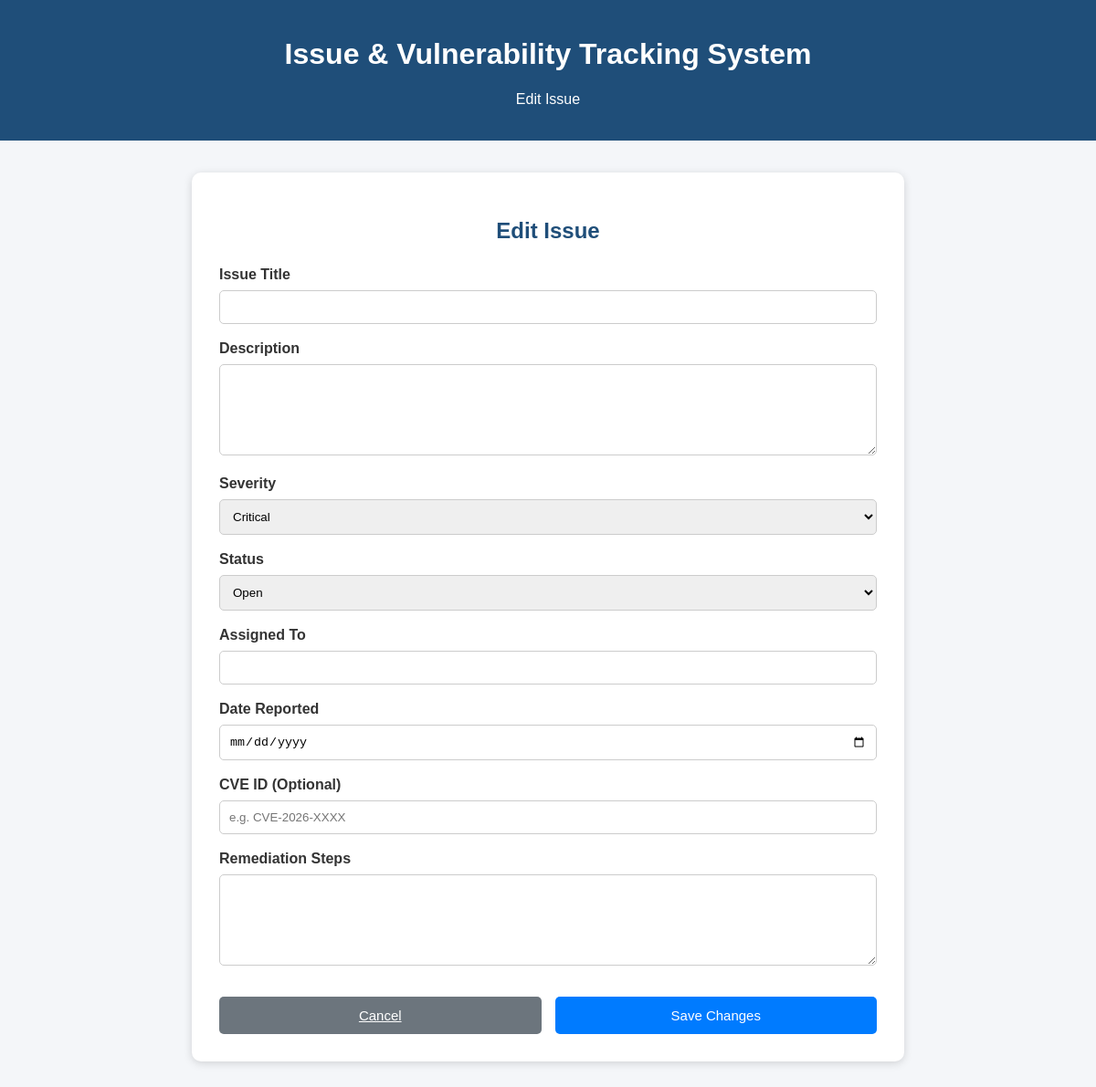
/edit_issue/3, run on an earlier commit of the app's database.
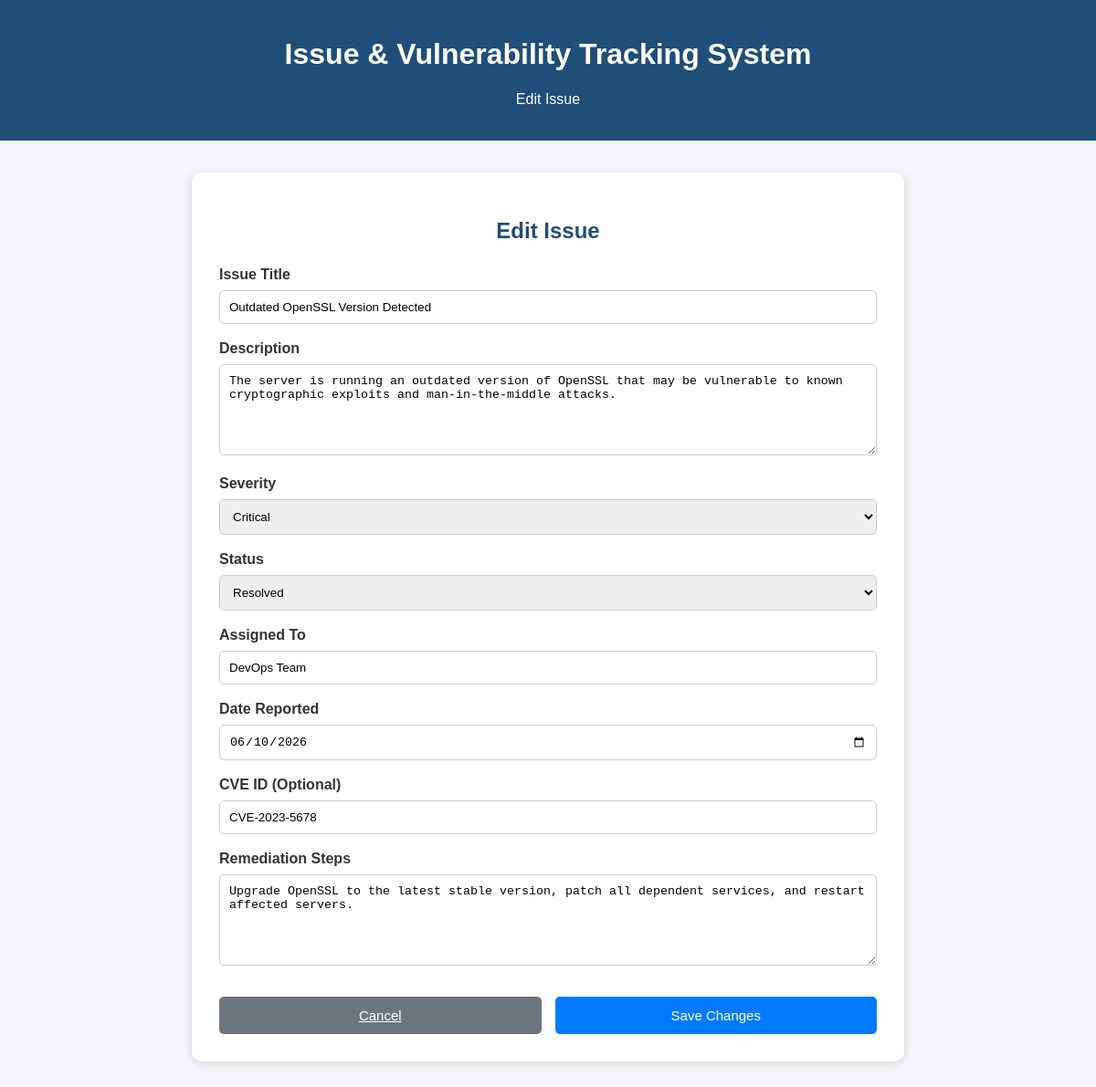
And on a later commit of the database.
### tables this page shows
CREATE TABLE issues(
            id INTEGER PRIMARY KEY AUTOINCREMENT,
            title TEXT NOT NULL,
            description TEXT NOT NULL,
            severity TEXT NOT NULL,
            status TEXT NOT NULL,
            assigned_to TEXT,
            date_reported DATE,
            cve TEXT,
            remediation TEXT,
            created_at TIMESTAMP DEFAULT CURRENT_TIMESTAMP,
            last_updated TIMESTAMP DEFAULT CURRENT_TIMESTAMP
        );

### app.py (the view, shortened to what this page needs)
@app.route("/edit_issue/<int:id>", methods=["GET", "POST"])
def edit_issue(id):
    connection = sqlite3.connect("issues.db")
    connection.row_factory = sqlite3.Row
    cursor = connection.cursor()
    cursor.execute("SELECT * FROM issues WHERE id=?", (id,))
    issue = cursor.fetchone()
    connection.close()
    return render_template("edit_issues.html", issue=issue)

### templates/edit_issues.html (shortened to what this page needs)
<!DOCTYPE html>
<html lang="en">
<head>
</head>
<body>
    <header><h1>Issue & Vulnerability Tracking System</h1><p>Edit Issue</p></header>
    <div class="container">
        <h2>Edit Issue</h2>
        <form action="/edit_issue/{{ issue.id }}" method="POST">
            <div class="form-group">
                <label>Issue Title</label>
                <input type="text" name="title" value="{{ issue.title }}" required>
            </div>
            <div class="form-group">
                <label>Description</label>
                <textarea name="description" required>{{ issue.description }}</textarea>
            </div>
            <div class="form-group">
                <label>Severity</label>
                <select name="severity" required>
                    <option value="Critical" {% if issue.severity == "Critical" %}selected{% endif %}>Critical</option>
                </select>
            </div>
            <div class="form-group">
                <label>Status</label>
                <select name="status" required>
                    <option value="Open" {% if issue.status == "Open" %}selected{% endif %}>Open</option>
                    <option value="Resolved" {% if issue.status == "Resolved" %}selected{% endif %}>Resolved</option>
                </select>
            </div>
            <div class="form-group">
                <label>Assigned To</label>
                <input type="text" name="assigned_to" value="{{ issue.assigned_to or '' }}">
            </div>
            <div class="form-group">
                <label>Date Reported</label>
                <input type="date" name="date_reported" value="{{ issue.date_reported }}">
            </div>
            <div class="form-group">
                <label>CVE ID (Optional)</label>
                <input type="text" name="cve" value="{{ issue.cve or '' }}" placeholder="e.g. CVE-2026-XXXX">
            </div>
            <div class="form-group">
                <label>Remediation Steps</label>
                <textarea name="remediation">{{ issue.remediation or '' }}</textarea>
            </div>
            <div class="buttons">
                <a href="/" class="btn cancel">Cancel</a>
                <button type="submit" class="btn save">Save Changes</button>
            </div>
        </form>
    </div>
</body>
</html>

What changed in the data, as far as the page shows it:
added issues: title "Outdated OpenSSL Version Detected", description "The server is running an outdated version of OpenSSL that may be vulnerable to known cryptographic exploits and man-in-the-middle attacks.", severity "Critical", status "Resolved", assigned_to "DevOps Team", date_reported "06/10/2026", cve "CVE-2023-5678", remediation "Upgrade OpenSSL to the latest stable version, patch all dependent services, and restart affected servers."
Also different on the page:
form field severity: "Critical" → (not shown)
form field status: "Open" → (not shown)
